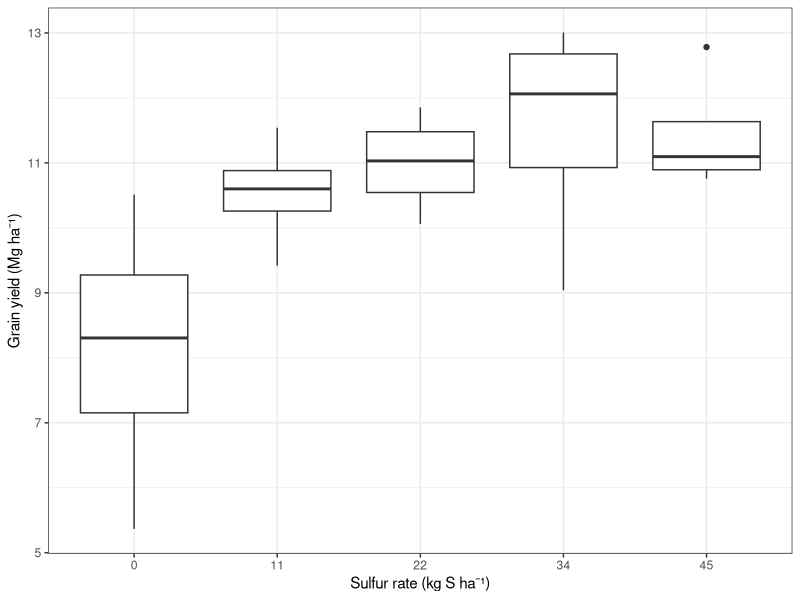

This chart was generated by the following R code:
## ---- chunk 1
# Import Excel files
library(readxl)

# Create graphs
library(ggplot2)

# Estimate treatment means and make comparisons
library(emmeans)
## ---- chunk 2
# Import the workshop dataset
AllData <- read_excel(
  "Data_example.xlsx",
  sheet = "data"
)

# Check the structure of the dataset
str(AllData)
## ---- chunk 3
# Convert sulfur rate to a treatment factor
AllData$S_rate_kg_ha <- factor(AllData$S_rate_kg_ha)
## ---- chunk 4
# Compare grain yield distributions among sulfur treatments
ggplot(
  AllData,
  aes(
    x = S_rate_kg_ha,
    y = grain_yield_Mg_ha
  )
) +
  geom_boxplot() +
  labs(
    x = "Sulfur rate (kg S ha⁻¹)",
    y = "Grain yield (Mg ha⁻¹)"
  ) +
  theme_bw()
## ---- chunk 5
# Fit the one-way ANOVA model
model_anova <- aov(
  grain_yield_Mg_ha ~ S_rate_kg_ha,
  data = AllData
)

# Display the ANOVA table
summary(model_anova)
## ---- chunk 6
# Estimate treatment means
emm <- emmeans(
  model_anova,
  ~ S_rate_kg_ha
)

# Compare all treatment pairs using Tukey adjustment
pairs(
  emm,
  adjust = "tukey"
)
## ---- chunk 7
# Compare each treatment with the control
contrast(
  emm,
  method = "trt.vs.ctrl",
  ref = 1,
  adjust = "dunnett"
)
## ---- chunk 8
# Fit the one-way ANOVA
model_ex <- aov(
  grain_yield_Mg_ha ~ S_rate_kg_ha,
  data = AllData
)

summary(model_ex)
## ---- chunk 9
# Estimate treatment means
emm_ex <- emmeans(
  model_ex,
  ~ S_rate_kg_ha
)

# Compare all treatment pairs using Tukey adjustment
pairs(
  emm_ex,
  adjust = "tukey"
)
